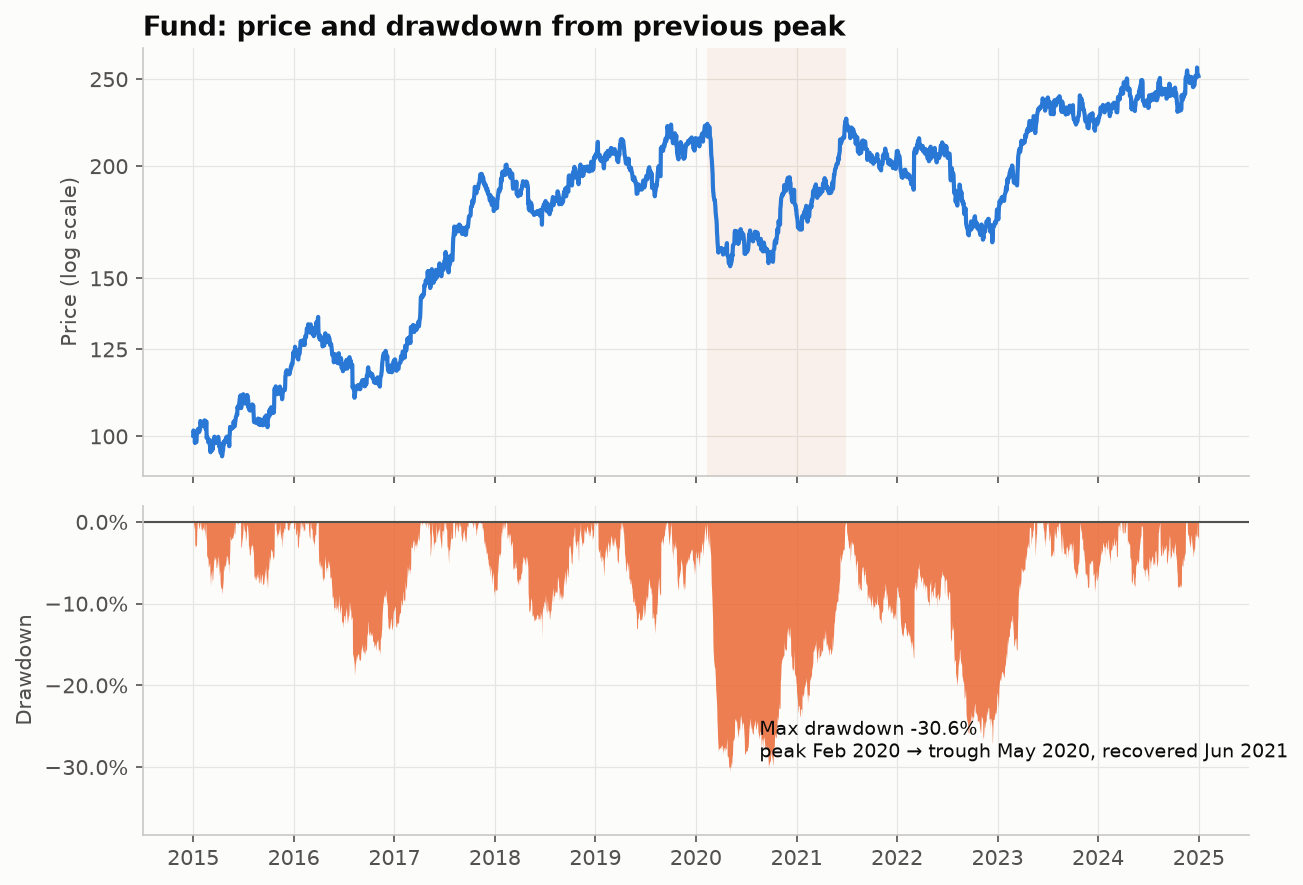

Recreate this plot in Python.
"""
Drawdown (Underwater) Chart  -  family: Finance & investment

DESIGN PURPOSE
Plots, for every date, how far an investment sits below its previous peak. The
area hangs "underwater" from a zero line, so the depth, length and frequency
of losses become visible. A cumulative-return chart hides these, because
recoveries quickly paint over the dips.

WHEN TO USE
  - Show the pain an investor would have experienced, not just the end result
  - Compare maximum drawdown and time-to-recovery between strategies
  - Pair with a cumulative-return chart in a performance report

AVOID WHEN
  - The series never falls meaningfully below its peak (the chart is empty)
  - Very short histories, where one dip dominates

ALTERNATIVES
  - Cumulative return chart with peaks marked
  - Table of the five worst drawdowns (depth, start, trough, recovery)

EXAMPLE
Simulated daily prices for a fund, 2015–2024, with a sharp 2020-style crash
and a slower 2022-style bear market. Not investment advice.

NOTE: Educational examples with simulated or historical data. Not investment
advice; past performance does not predict future returns.

Run:  python drawdown_underwater.py
      python drawdown_underwater.py --real-data   (real dataset: plotly.express.data.stocks() — weekly NFLX, 2018–2019)
"""
import sys
from pathlib import Path

import numpy as np
import pandas as pd
import matplotlib.pyplot as plt

# Library style: categorical colors in fixed order, recessive axes, hairline grid.
PALETTE = ["#2a78d6", "#eb6834", "#1baf7a", "#eda100",
           "#e87ba4", "#008300", "#6250d6", "#e34948"]
SEQ_CMAP = "Blues"      # sequential: one hue, light -> dark
DIV_CMAP = "RdBu_r"     # diverging: two opposite hues, neutral midpoint
GRAY = "#b8b7b1"        # de-emphasised marks
plt.rcParams.update({
    "figure.figsize": (8, 4.8), "figure.dpi": 110, "figure.facecolor": "#fcfcfb",
    "axes.facecolor": "#fcfcfb", "axes.edgecolor": "#c9c8c3", "axes.linewidth": 0.8,
    "axes.spines.top": False, "axes.spines.right": False,
    "axes.grid": True, "grid.color": "#e6e5e1", "grid.linewidth": 0.6, "axes.axisbelow": True,
    "axes.prop_cycle": plt.cycler(color=PALETTE),
    "axes.titlesize": 13, "axes.titleweight": "bold", "axes.titlelocation": "left",
    "axes.labelcolor": "#52514e", "xtick.color": "#52514e", "ytick.color": "#52514e",
    "text.color": "#0b0b0b", "font.size": 10, "lines.linewidth": 2,
    "legend.frameon": False,
})

from matplotlib.ticker import PercentFormatter, LogLocator, FuncFormatter

# --- Example data ------------------------------------------------------------
rng = np.random.default_rng(21)
dates = pd.bdate_range("2015-01-01", "2024-12-31")
n = len(dates)
r = 0.00045 + rng.standard_t(4, n) * 0.0095 / np.sqrt(2)
r[(dates >= "2020-02-20") & (dates <= "2020-03-23")] -= 0.012
r[(dates >= "2022-01-01") & (dates <= "2022-10-15")] -= 0.0011
price = pd.Series(100 * np.cumprod(1 + r), index=dates, name="Fund")
price.tail()

REAL_DATA = "--real-data" in sys.argv
if REAL_DATA:  # plotly.express.data.stocks() — weekly NFLX, 2018–2019
    import plotly.express as px
    stocks = px.data.stocks().set_index("date")
    price = pd.Series(100 * stocks["NFLX"].values, index=pd.to_datetime(stocks.index), name="NFLX")
    price.tail()

# --- Plot --------------------------------------------------------------------
drawdown = price / price.cummax() - 1
trough = drawdown.idxmin()
peak = price.loc[:trough].idxmax()
recovered = price.loc[trough:][price.loc[trough:] >= price.loc[peak]]
recovery = recovered.index[0] if len(recovered) else None

fig, (ax1, ax2) = plt.subplots(2, 1, figsize=(9, 6), sharex=True,
                               gridspec_kw={"height_ratios": [1.3, 1]})
ax1.plot(price.index, price, color=PALETTE[0])
ax1.set_yscale("log")
ax1.yaxis.set_major_locator(LogLocator(base=10, subs=[1, 1.25, 1.5, 2, 2.5, 3, 4, 5, 7]))
ax1.yaxis.set_major_formatter(FuncFormatter(lambda v, _: f"{v:,.0f}"))
ax1.yaxis.set_minor_formatter(FuncFormatter(lambda v, _: ""))
ax1.set_ylabel("Price (log scale)")
ax1.set_title(f"{price.name}: price and drawdown from previous peak")
ax1.axvspan(peak, recovery or price.index[-1], color=PALETTE[1], alpha=0.08, linewidth=0)

ax2.fill_between(drawdown.index, drawdown, 0, color=PALETTE[1], alpha=0.85, linewidth=0)
ax2.axhline(0, color="#52514e", linewidth=1)
ax2.yaxis.set_major_formatter(PercentFormatter(1.0))
ax2.set_ylabel("Drawdown")
rec_text = f"recovered {recovery:%b %Y}" if recovery is not None else "not yet recovered"
ax2.annotate(f"Max drawdown {drawdown.min():.1%}\npeak {peak:%b %Y} → trough {trough:%b %Y}, {rec_text}",
             (trough, drawdown.min()), xytext=(14, 4), textcoords="offset points", fontsize=9,
             va="bottom", color="#0b0b0b")
ax2.set_ylim(drawdown.min() * 1.25, 0.02)
fig.tight_layout()

# --- Save / show -------------------------------------------------------------
out = Path(__file__).with_name(Path(__file__).stem + ("_real" if REAL_DATA else "") + ".png")
fig.savefig(out, dpi=150, bbox_inches="tight")
print(f"saved {out}")
if "--no-show" not in sys.argv:
    plt.show()
